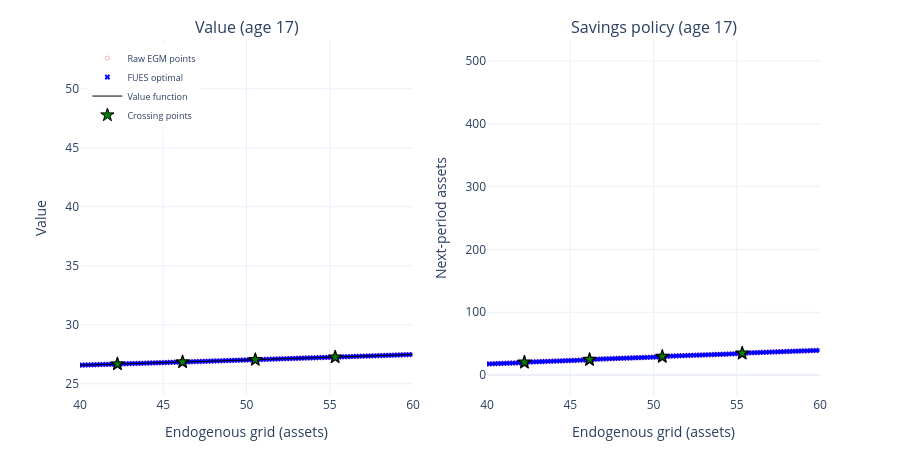

The notebook cell this image was saved under:
### Code cell
# ── Interactive version: raw EGM + FUES refined + intersection points ──
from dcsmm.fues.fues import FUES as fues_alg

x_raw = np.array(e_grid[plot_age])
q_raw = np.array(vf_unref[plot_age])
c_raw = np.array(c_unref[plot_age])
da_raw = np.array(da_unref[plot_age])
a_prime = model.asset_grid_A

# Run FUES with intersection points
fues_result, intersections = fues_alg(
    x_raw, q_raw, c_raw, a_prime, da_raw, m_bar=1.0001,
    include_intersections=True,
    return_intersections_separately=True,
)
x_clean, vf_clean, c_clean, a_clean, da_clean = fues_result
inter_e, inter_v, inter_p1, inter_p2, inter_d = intersections

# Scale value for display (same as plot_egrids)
v_scale_raw = q_raw * model.beta - model.delta
v_scale_clean = vf_clean * model.beta - model.delta
v_scale_inter = inter_v * model.beta - model.delta if len(inter_e) > 0 else np.array([])

# Savings policy = endogenous grid - consumption
sav_raw = x_raw - c_raw
sav_clean = x_clean - c_clean
sav_inter = inter_e - inter_p1 if len(inter_e) > 0 else np.array([])

fig = make_subplots(rows=1, cols=2,
    subplot_titles=[f'Value (age {plot_age})', f'Savings policy (age {plot_age})'])

# Left panel: value
fig.add_trace(go.Scattergl(
    x=x_raw, y=v_scale_raw, mode='markers',
    marker=dict(size=4, color='red', opacity=0.3, symbol='circle-open'),
    name='Raw EGM points',
), row=1, col=1)
fig.add_trace(go.Scattergl(
    x=x_clean, y=v_scale_clean, mode='markers',
    marker=dict(size=5, color='blue', symbol='x'),
    name='FUES optimal',
), row=1, col=1)
fig.add_trace(go.Scattergl(
    x=np.sort(x_clean), y=np.take(v_scale_clean, np.argsort(x_clean)),
    mode='lines', line=dict(color='black', width=1),
    name='Value function',
), row=1, col=1)
if len(inter_e) > 0:
    fig.add_trace(go.Scattergl(
        x=inter_e, y=v_scale_inter, mode='markers',
        marker=dict(size=10, color='green', symbol='star', line=dict(width=1, color='black')),
        name='Crossing points',
    ), row=1, col=1)

# Right panel: savings
fig.add_trace(go.Scattergl(
    x=np.sort(x_raw), y=np.take(sav_raw, np.argsort(x_raw)), mode='markers',
    marker=dict(size=4, color='red', opacity=0.3, symbol='circle-open'),
    name='Raw EGM', showlegend=False,
), row=1, col=2)
fig.add_trace(go.Scattergl(
    x=np.sort(x_clean), y=np.take(sav_clean, np.argsort(x_clean)), mode='markers',
    marker=dict(size=5, color='blue', symbol='x'),
    name='FUES optimal', showlegend=False,
), row=1, col=2)
if len(inter_e) > 0:
    idx = np.argsort(inter_e)
    fig.add_trace(go.Scattergl(
        x=inter_e[idx], y=sav_inter[idx], mode='markers',
        marker=dict(size=10, color='green', symbol='star', line=dict(width=1, color='black')),
        name='Crossing points', showlegend=False,
    ), row=1, col=2)

fig.update_xaxes(title_text='Endogenous grid (assets)', range=[40, 60])
fig.update_yaxes(title_text='Value', row=1, col=1)
fig.update_yaxes(title_text='Next-period assets', row=1, col=2)
fig.update_layout(
    height=450, dragmode='zoom', template='plotly_white',
    margin=dict(t=40, b=40),
    legend=dict(x=0.01, y=0.99, font=dict(size=9)),
)
fig.show()

print(f'Raw points: {len(x_raw)}, FUES points: {len(x_clean)}, '
      f'Removed: {len(x_raw)-len(x_clean)}, Crossings: {len(inter_e)}')

### Figure 1 — Plotly figure (JSON) as saved in the notebook; plotly's stock layout.template omitted (floating-point values rounded to 4 significant figures; data arrays with more than 128 entries replaced by an {"elided": "..."} marker saying what was removed)
{"data": [{"marker": {"color": "red", "opacity": 0.3, "size": 4, "symbol": "circle-open"}, "mode": "markers", "name": "Raw EGM points", "type": "scattergl", "x": {"elided": "3000 float values"}, "xaxis": "x", "y": {"elided": "3000 float values"}, "yaxis": "y"}, {"marker": {"color": "blue", "size": 5, "symbol": "x"}, "mode": "markers", "name": "FUES optimal", "type": "scattergl", "x": {"elided": "2872 float values"}, "xaxis": "x", "y": {"elided": "2872 float values"}, "yaxis": "y"}, {"line": {"color": "black", "width": 1}, "mode": "lines", "name": "Value function", "type": "scattergl", "x": {"elided": "2872 float values"}, "xaxis": "x", "y": {"elided": "2872 float values"}, "yaxis": "y"}, {"marker": {"color": "green", "line": {"color": "black", "width": 1}, "size": 10, "symbol": "star"}, "mode": "markers", "name": "Crossing points", "type": "scattergl", "x": [35.68, 35.68, 38.71, 38.71, 42.25, 42.25, 46.17, 46.17, 50.54, 50.54, 55.35, 55.35, 60.59, 60.59, 66.26, 66.26, 72.37, 72.37, 78.96, 78.96, 85.92, 85.92, 93.36, 93.36, 101.3, 101.3, 109.6, 109.6, 118.3, 118.3, 127.6, 127.6, 137.3, 137.3, 147.4, 147.4, 158.1, 158.1, 169.1, 169.1, 180.7, 180.7, 192.9, 192.9, 205.4, 205.4, 218.3, 218.3, 231.8, 231.8, 245.8, 245.8], "xaxis": "x", "y": [26.39, 26.39, 26.52, 26.52, 26.67, 26.67, 26.84, 26.84, 27.04, 27.04, 27.26, 27.26, 27.51, 27.51, 27.78, 27.78, 28.07, 28.07, 28.4, 28.4, 28.76, 28.76, 29.14, 29.14, 29.57, 29.57, 30.02, 30.02, 30.5, 30.5, 31.02, 31.02, 31.58, 31.58, 32.18, 32.18, 32.82, 32.82, 33.5, 33.5, 34.23, 34.23, 35.0, 35.0, 35.83, 35.83, 36.69, 36.69, 37.61, 37.61, 38.58, 38.58], "yaxis": "y"}, {"marker": {"color": "red", "opacity": 0.3, "size": 4, "symbol": "circle-open"}, "mode": "markers", "name": "Raw EGM", "showlegend": false, "type": "scattergl", "x": {"elided": "3000 float values"}, "xaxis": "x2", "y": {"elided": "3000 float values"}, "yaxis": "y2"}, {"marker": {"color": "blue", "size": 5, "symbol": "x"}, "mode": "markers", "name": "FUES optimal", "showlegend": false, "type": "scattergl", "x": {"elided": "2872 float values"}, "xaxis": "x2", "y": {"elided": "2872 float values"}, "yaxis": "y2"}, {"marker": {"color": "green", "line": {"color": "black", "width": 1}, "size": 10, "symbol": "star"}, "mode": "markers", "name": "Crossing points", "showlegend": false, "type": "scattergl", "x": [35.68, 35.68, 38.71, 38.71, 42.25, 42.25, 46.17, 46.17, 50.54, 50.54, 55.35, 55.35, 60.59, 60.59, 66.26, 66.26, 72.37, 72.37, 78.96, 78.96, 85.92, 85.92, 93.36, 93.36, 101.3, 101.3, 109.6, 109.6, 118.3, 118.3, 127.6, 127.6, 137.3, 137.3, 147.4, 147.4, 158.1, 158.1, 169.1, 169.1, 180.7, 180.7, 192.9, 192.9, 205.4, 205.4, 218.3, 218.3, 231.8, 231.8, 245.8, 245.8], "xaxis": "x2", "y": [12.34, 12.97, 15.84, 16.49, 19.84, 20.5, 24.21, 24.89, 29.03, 29.72, 34.27, 34.97, 39.93, 40.65, 46.02, 46.76, 52.54, 53.29, 59.52, 60.28, 66.87, 67.65, 74.69, 75.48, 83.03, 83.84, 91.7, 92.52, 100.8, 101.6, 110.4, 111.2, 120.4, 121.3, 130.9, 131.8, 141.9, 142.8, 153.2, 154.2, 165.1, 166.1, 177.6, 178.5, 190.4, 191.4, 203.6, 204.6, 217.4, 218.4, 231.6, 232.7], "yaxis": "y2"}], "layout": {"annotations": [{"font": {"size": 16}, "showarrow": false, "text": "Value (age 17)", "x": 0.225, "xanchor": "center", "xref": "paper", "y": 1, "yanchor": "bottom", "yref": "paper"}, {"font": {"size": 16}, "showarrow": false, "text": "Savings policy (age 17)", "x": 0.775, "xanchor": "center", "xref": "paper", "y": 1, "yanchor": "bottom", "yref": "paper"}], "dragmode": "zoom", "height": 450, "legend": {"font": {"size": 9}, "x": 0.01, "y": 0.99}, "margin": {"b": 40, "t": 40}, "xaxis": {"anchor": "y", "domain": [0, 0.45], "range": [40, 60], "title": {"text": "Endogenous grid (assets)"}}, "xaxis2": {"anchor": "y2", "domain": [0.55, 1], "range": [40, 60], "title": {"text": "Endogenous grid (assets)"}}, "yaxis": {"anchor": "x", "domain": [0, 1], "title": {"text": "Value"}}, "yaxis2": {"anchor": "x2", "domain": [0, 1], "title": {"text": "Next-period assets"}}}}
